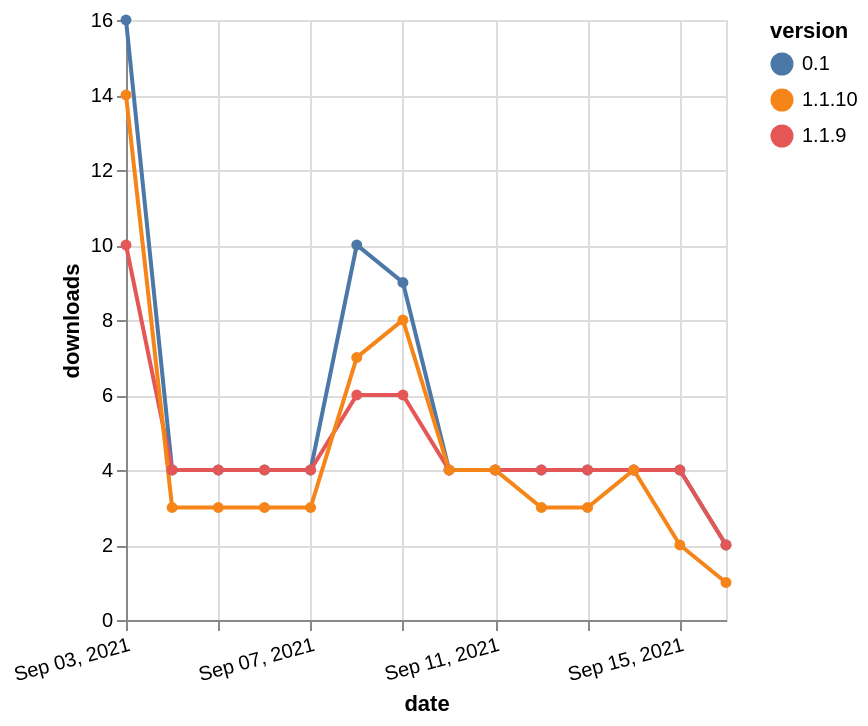

Specify this chart in Vega-Lite:
### Vega-Lite specification from a JSON file in a GitHub repository (floating-point values rounded to 4 significant figures)
{"$schema": "https://vega.github.io/schema/vega-lite/v5.json", "description": "A simple bar chart with embedded data.", "data": {"values": [{"date": "2021-09-03", "total": 7212, "delta": 16, "version": "0.1"}, {"date": "2021-09-04", "total": 7216, "delta": 4, "version": "0.1"}, {"date": "2021-09-05", "total": 7220, "delta": 4, "version": "0.1"}, {"date": "2021-09-06", "total": 7224, "delta": 4, "version": "0.1"}, {"date": "2021-09-07", "total": 7228, "delta": 4, "version": "0.1"}, {"date": "2021-09-08", "total": 7238, "delta": 10, "version": "0.1"}, {"date": "2021-09-09", "total": 7247, "delta": 9, "version": "0.1"}, {"date": "2021-09-10", "total": 7251, "delta": 4, "version": "0.1"}, {"date": "2021-09-11", "total": 7255, "delta": 4, "version": "0.1"}, {"date": "2021-09-12", "total": 7259, "delta": 4, "version": "0.1"}, {"date": "2021-09-13", "total": 7263, "delta": 4, "version": "0.1"}, {"date": "2021-09-14", "total": 7267, "delta": 4, "version": "0.1"}, {"date": "2021-09-15", "total": 7271, "delta": 4, "version": "0.1"}, {"date": "2021-09-16", "total": 7273, "delta": 2, "version": "0.1"}, {"date": "2021-09-03", "total": 6062, "delta": 10, "version": "1.1.9"}, {"date": "2021-09-04", "total": 6066, "delta": 4, "version": "1.1.9"}, {"date": "2021-09-05", "total": 6070, "delta": 4, "version": "1.1.9"}, {"date": "2021-09-06", "total": 6074, "delta": 4, "version": "1.1.9"}, {"date": "2021-09-07", "total": 6078, "delta": 4, "version": "1.1.9"}, {"date": "2021-09-08", "total": 6084, "delta": 6, "version": "1.1.9"}, {"date": "2021-09-09", "total": 6090, "delta": 6, "version": "1.1.9"}, {"date": "2021-09-10", "total": 6094, "delta": 4, "version": "1.1.9"}, {"date": "2021-09-11", "total": 6098, "delta": 4, "version": "1.1.9"}, {"date": "2021-09-12", "total": 6102, "delta": 4, "version": "1.1.9"}, {"date": "2021-09-13", "total": 6106, "delta": 4, "version": "1.1.9"}, {"date": "2021-09-14", "total": 6110, "delta": 4, "version": "1.1.9"}, {"date": "2021-09-15", "total": 6114, "delta": 4, "version": "1.1.9"}, {"date": "2021-09-16", "total": 6116, "delta": 2, "version": "1.1.9"}, {"date": "2021-09-03", "total": 6046, "delta": 14, "version": "1.1.10"}, {"date": "2021-09-04", "total": 6049, "delta": 3, "version": "1.1.10"}, {"date": "2021-09-05", "total": 6052, "delta": 3, "version": "1.1.10"}, {"date": "2021-09-06", "total": 6055, "delta": 3, "version": "1.1.10"}, {"date": "2021-09-07", "total": 6058, "delta": 3, "version": "1.1.10"}, {"date": "2021-09-08", "total": 6065, "delta": 7, "version": "1.1.10"}, {"date": "2021-09-09", "total": 6073, "delta": 8, "version": "1.1.10"}, {"date": "2021-09-10", "total": 6077, "delta": 4, "version": "1.1.10"}, {"date": "2021-09-11", "total": 6081, "delta": 4, "version": "1.1.10"}, {"date": "2021-09-12", "total": 6084, "delta": 3, "version": "1.1.10"}, {"date": "2021-09-13", "total": 6087, "delta": 3, "version": "1.1.10"}, {"date": "2021-09-14", "total": 6091, "delta": 4, "version": "1.1.10"}, {"date": "2021-09-15", "total": 6093, "delta": 2, "version": "1.1.10"}, {"date": "2021-09-16", "total": 6094, "delta": 1, "version": "1.1.10"}]}, "width": "container", "mark": {"type": "line", "point": {"filled": true}}, "encoding": {"x": {"field": "date", "type": "temporal", "timeUnit": "yearmonthdate", "title": "date", "axis": {"labelAngle": -15}}, "y": {"field": "delta", "type": "quantitative", "title": "downloads"}, "color": {"field": "version", "type": "nominal"}, "tooltip": {"field": "delta"}}}
